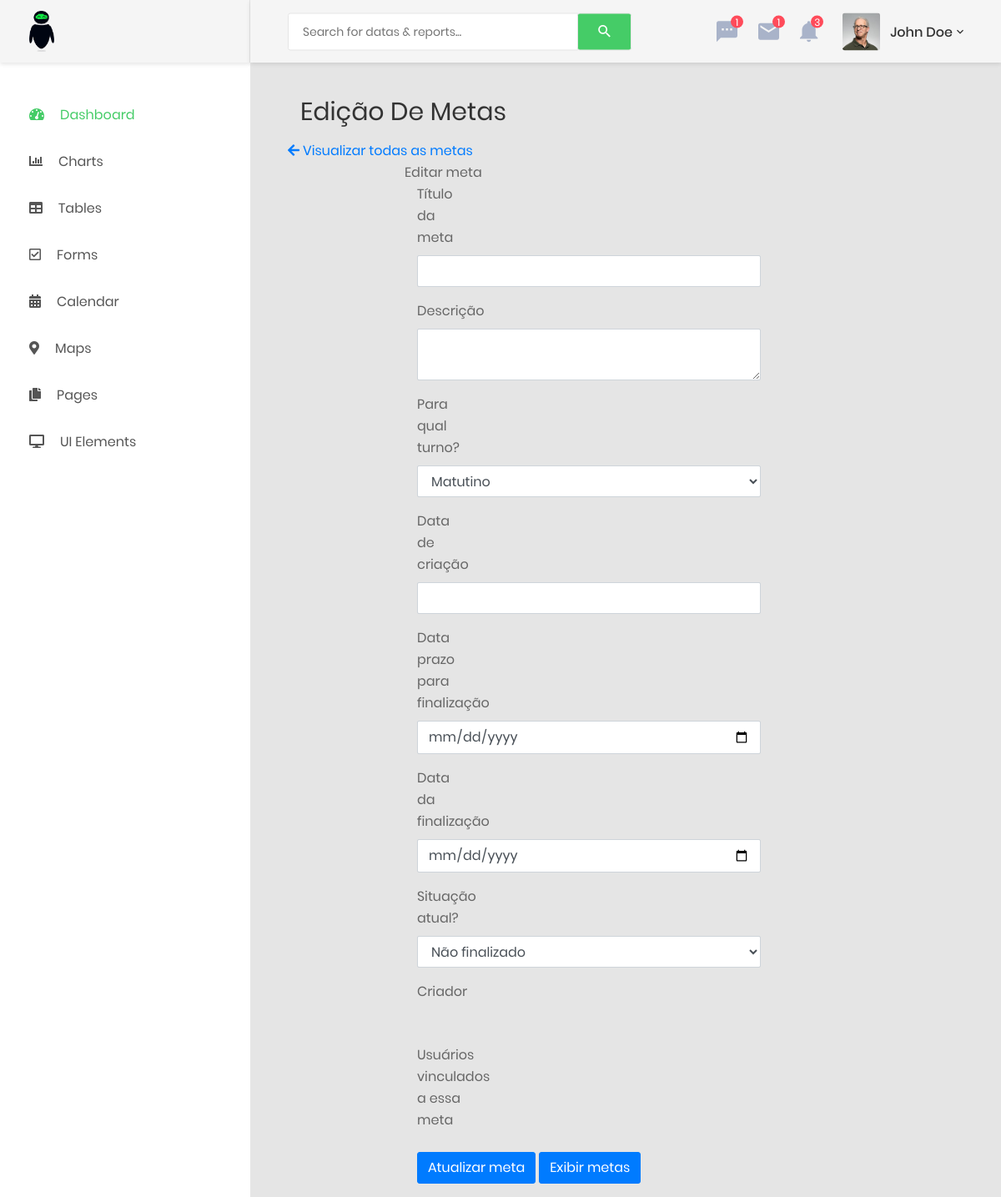
The page /index.php/equipamento/editar on the database as committed earlier.
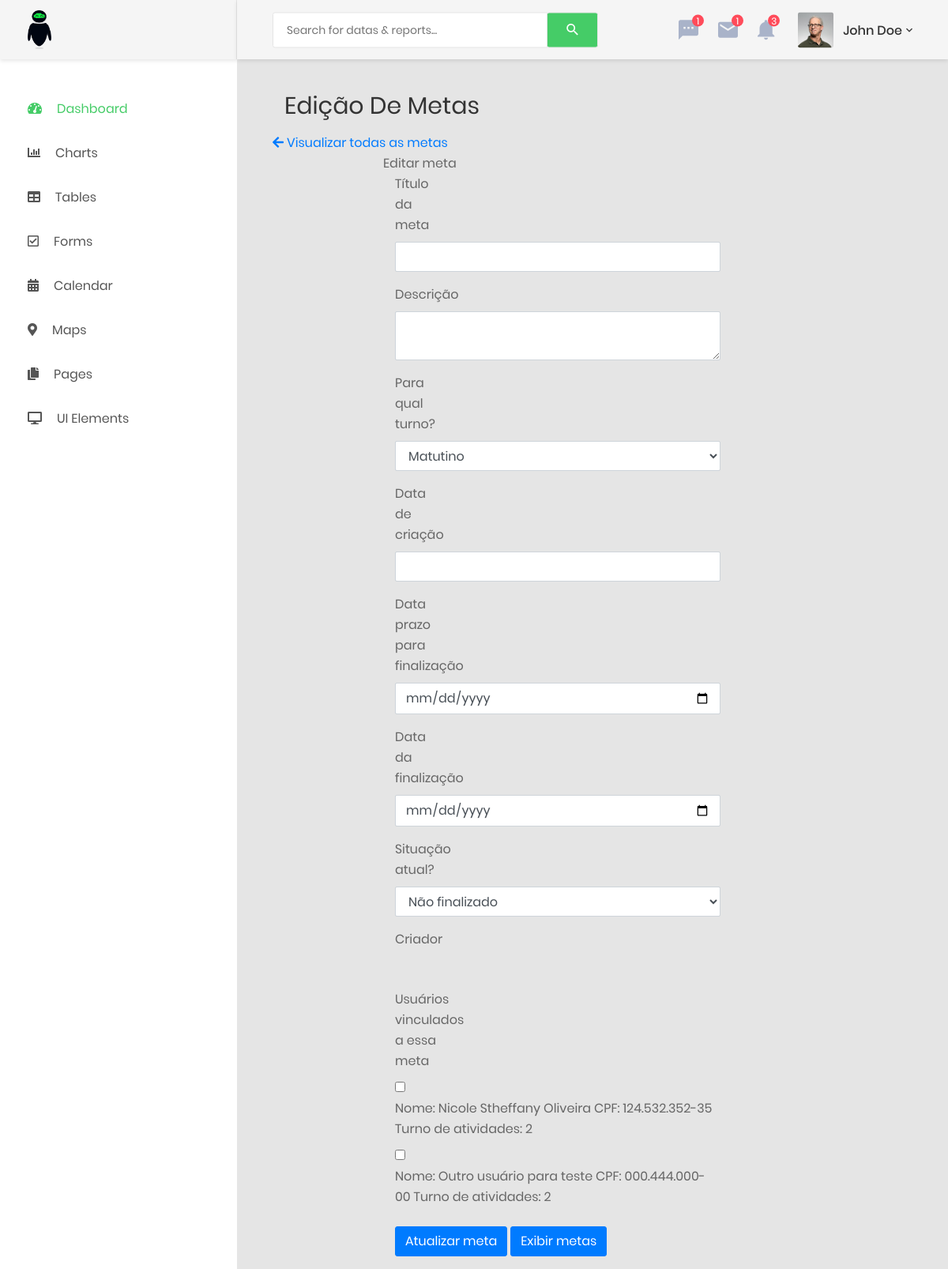
The same page on the database as committed later.
### tables this page shows
CREATE TABLE usuario(
    id_usuario INT NOT NULL PRIMARY KEY AUTO_INCREMENT,
    u_nome VARCHAR(90) NOT NULL, 
    u_email VARCHAR(90) NOT NULL,
    senha VARCHAR(255) NOT NULL,
    cpf VARCHAR(15) NOT NULL,
    usuario_tipo CHAR(1) NOT NULL,
    usuario_bolsista BOOLEAN NOT NULL,
    turno_atividades CHAR(1)
);

### application/controllers/Equipamento.php (called while the page is built, shortened)
<?php
class Equipamento extends CI_Controller {
    public function editar(){
        $id = $this->uri->segment(3);
        $dados['title'] = "Ediçãode metas";
        $dados['pagina'] = "Edição de metas";
		$dados['meta'] = $this->Meta_model->recuperarUm($id);
		$dados['usuario_tem_meta'] = $this->Usuario_tem_meta_model->recuperarUsuariosMeta($id);
		$dados['bolsistasall'] = $this->Usuario_model->recuperarNormais();
		$dados['adms'] = $this->Usuario_model->recuperarAdms();
        return $this->load->view('metas/editMeta', $dados);
    }
}

### index.php (called while the page is built, shortened)
<?php
require_once BASEPATH.'core/CodeIgniter.php';

### application/models/Usuario_model.php (called while the page is built, shortened)
<?php
class Usuario_model extends CI_Model
{
	public function recuperarNormais()
	{
		$this->db->where('usuario_tipo','2');
		$query = $this->db->get('usuario');
		return $query->result_array();
	}
    public function recuperarAdms()
	{
		$this->db->where('usuario_tipo','1');
		$query = $this->db->get('usuario');
		return $query->result_array();
	}
}

### application/views/metas/editMeta.php (the view, shortened to what the changed rows need)
<div class="main-content container-fluid">
	<div class="section__content section__content--p30">
	<div class="container-fluid">
		<div class="row mb-3">
			<div class="col-md-12">
				<div class="overview-wrap">
					<h2 class="title-1"><?= $pagina; ?></h2>
				</div>
			</div>
		</div>
	</div>
<div class="row">
<div class="col-md-8">
    <div  class="panel panel-default">
        <div id="painel1" class="panel-body">
            <div class="padd">
                <div class="form quick-post">
                    <form class="form-horizontal" method="post" action="<?php echo base_url('index.php/meta/atualizar/')?>">
                        <div class="form-group">
                            <div class="col-lg-10">
                                <?php foreach($bolsistasall as $bolsista){ ?>
                                            <input type="checkbox" name="id_usuario[]" id="users" value="<?= $bolsista['id_usuario'];?>"
                                            >
                                            <label for="">Nome: <?= $bolsista['u_nome'];?>
                                                CPF: <?=$bolsista['cpf']?>
                                                Turno de atividades: <?= $bolsista['turno_atividades'];?></label>
                                                <br>
                                    <?php   }?>
                            </div>
                        </div>
                    </form>
                </div>
            </div>
        </div>
    </div>
</div>
</div>
</div>

Rows that differ between the two databases and show on the page:
now on this page (row edited): usuario: u_nome "Nicole Stheffany Oliveira", cpf "124.532.352-35", turno_atividades "2"
now on this page (row edited): usuario: u_nome "Outro usuário para teste", cpf "000.444.000-00", turno_atividades "2"
